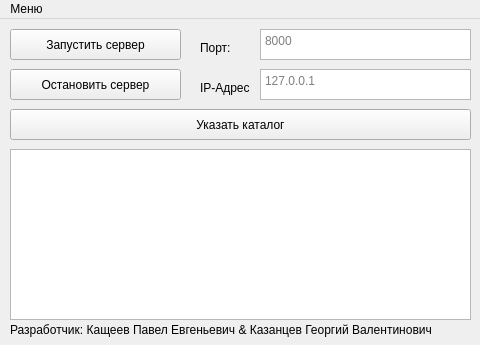
<?xml version="1.0" encoding="UTF-8"?>
<ui version="4.0">
 <class>MainWindow</class>
 <widget class="QMainWindow" name="MainWindow">
  <property name="geometry">
   <rect>
    <x>0</x>
    <y>0</y>
    <width>480</width>
    <height>345</height>
   </rect>
  </property>
  <property name="sizePolicy">
   <sizepolicy hsizetype="Fixed" vsizetype="Fixed">
    <horstretch>0</horstretch>
    <verstretch>0</verstretch>
   </sizepolicy>
  </property>
  <property name="minimumSize">
   <size>
    <width>480</width>
    <height>345</height>
   </size>
  </property>
  <property name="maximumSize">
   <size>
    <width>480</width>
    <height>345</height>
   </size>
  </property>
  <property name="windowTitle">
   <string>HTTP File Server</string>
  </property>
  <property name="windowIcon">
   <iconset>
    <normaloff>../../.designer/backup/favicon.png</normaloff>../../.designer/backup/favicon.png</iconset>
  </property>
  <property name="styleSheet">
   <string notr="true">QWidget {
	background-color:#2C3E50;
	color: #fff
}

QPushButton{
	background-color:#4a93ca;
	border:none;
	color:#ffffff;
	font-size:12px;
	font-family:Tahoma;
}

QPushButton:hover {
	background-color:#ea5e00;
}

QPushButton:pressed {
	background-color:#994005;
}

QTextEdit {
	background-color: #fff;
}

QMenuBar {
	border-bottom: 1px solid #QWidget {
	background-color:#2C3E50;
	color: #fff
}

QPushButton{
	background-color:#4a93ca;
	border:none;
	color:#ffffff;
	font-size:12px;
	font-family:Tahoma;
}

QPushButton:hover {
	background-color:#ea5e00;
}

QPushButton:pressed {
	background-color:#994005;
}

QTextEdit#history {
	background-color: #fff;
	color: black;
}

QMenuBar {
	border-bottom: 1px solid #4a93ca
}
}</string>
  </property>
  <widget class="QWidget" name="centralwidget">
   <widget class="QPushButton" name="startButton">
    <property name="geometry">
     <rect>
      <x>10</x>
      <y>10</y>
      <width>171</width>
      <height>31</height>
     </rect>
    </property>
    <property name="styleSheet">
     <string notr="true"/>
    </property>
    <property name="text">
     <string>Запустить сервер</string>
    </property>
   </widget>
   <widget class="QPushButton" name="stopButton">
    <property name="geometry">
     <rect>
      <x>10</x>
      <y>50</y>
      <width>171</width>
      <height>31</height>
     </rect>
    </property>
    <property name="text">
     <string>Остановить сервер</string>
    </property>
    <property name="checkable">
     <bool>false</bool>
    </property>
    <property name="autoDefault">
     <bool>false</bool>
    </property>
    <property name="default">
     <bool>false</bool>
    </property>
   </widget>
   <widget class="QTextEdit" name="serverPort">
    <property name="geometry">
     <rect>
      <x>260</x>
      <y>10</y>
      <width>211</width>
      <height>31</height>
     </rect>
    </property>
    <property name="autoFillBackground">
     <bool>false</bool>
    </property>
    <property name="placeholderText">
     <string>8000</string>
    </property>
   </widget>
   <widget class="QLabel" name="serverPortLabel">
    <property name="geometry">
     <rect>
      <x>200</x>
      <y>20</y>
      <width>54</width>
      <height>17</height>
     </rect>
    </property>
    <property name="text">
     <string>Порт:</string>
    </property>
   </widget>
   <widget class="QTextEdit" name="serverAdress">
    <property name="geometry">
     <rect>
      <x>260</x>
      <y>50</y>
      <width>211</width>
      <height>31</height>
     </rect>
    </property>
    <property name="readOnly">
     <bool>true</bool>
    </property>
    <property name="placeholderText">
     <string>127.0.0.1</string>
    </property>
   </widget>
   <widget class="QLabel" name="serverAddressLabel">
    <property name="geometry">
     <rect>
      <x>200</x>
      <y>60</y>
      <width>54</width>
      <height>17</height>
     </rect>
    </property>
    <property name="text">
     <string>IP-Адрес</string>
    </property>
   </widget>
   <widget class="QTextEdit" name="history">
    <property name="geometry">
     <rect>
      <x>10</x>
      <y>130</y>
      <width>461</width>
      <height>171</height>
     </rect>
    </property>
    <property name="readOnly">
     <bool>true</bool>
    </property>
   </widget>
   <widget class="QPushButton" name="chooseDirButton">
    <property name="geometry">
     <rect>
      <x>10</x>
      <y>90</y>
      <width>461</width>
      <height>31</height>
     </rect>
    </property>
    <property name="text">
     <string>Указать каталог</string>
    </property>
    <property name="checkable">
     <bool>false</bool>
    </property>
    <property name="autoDefault">
     <bool>false</bool>
    </property>
    <property name="default">
     <bool>false</bool>
    </property>
   </widget>
   <widget class="QLabel" name="aboutLabel">
    <property name="geometry">
     <rect>
      <x>10</x>
      <y>300</y>
      <width>461</width>
      <height>21</height>
     </rect>
    </property>
    <property name="text">
     <string>Разработчик: Кащеев Павел Евгеньевич &amp; Казанцев Георгий Валентинович</string>
    </property>
   </widget>
  </widget>
  <widget class="QMenuBar" name="menuBar">
   <property name="geometry">
    <rect>
     <x>0</x>
     <y>0</y>
     <width>480</width>
     <height>22</height>
    </rect>
   </property>
   <widget class="QMenu" name="menu">
    <property name="title">
     <string>Меню</string>
    </property>
    <addaction name="actionInfo"/>
    <addaction name="actionTray"/>
    <addaction name="actionExit"/>
   </widget>
   <addaction name="menu"/>
  </widget>
  <action name="actionInfo">
   <property name="text">
    <string>Справка</string>
   </property>
  </action>
  <action name="actionExit">
   <property name="text">
    <string>Выход</string>
   </property>
  </action>
  <action name="actionTray">
   <property name="text">
    <string>Свернуть в трей</string>
   </property>
  </action>
 </widget>
 <resources/>
 <connections/>
</ui>
